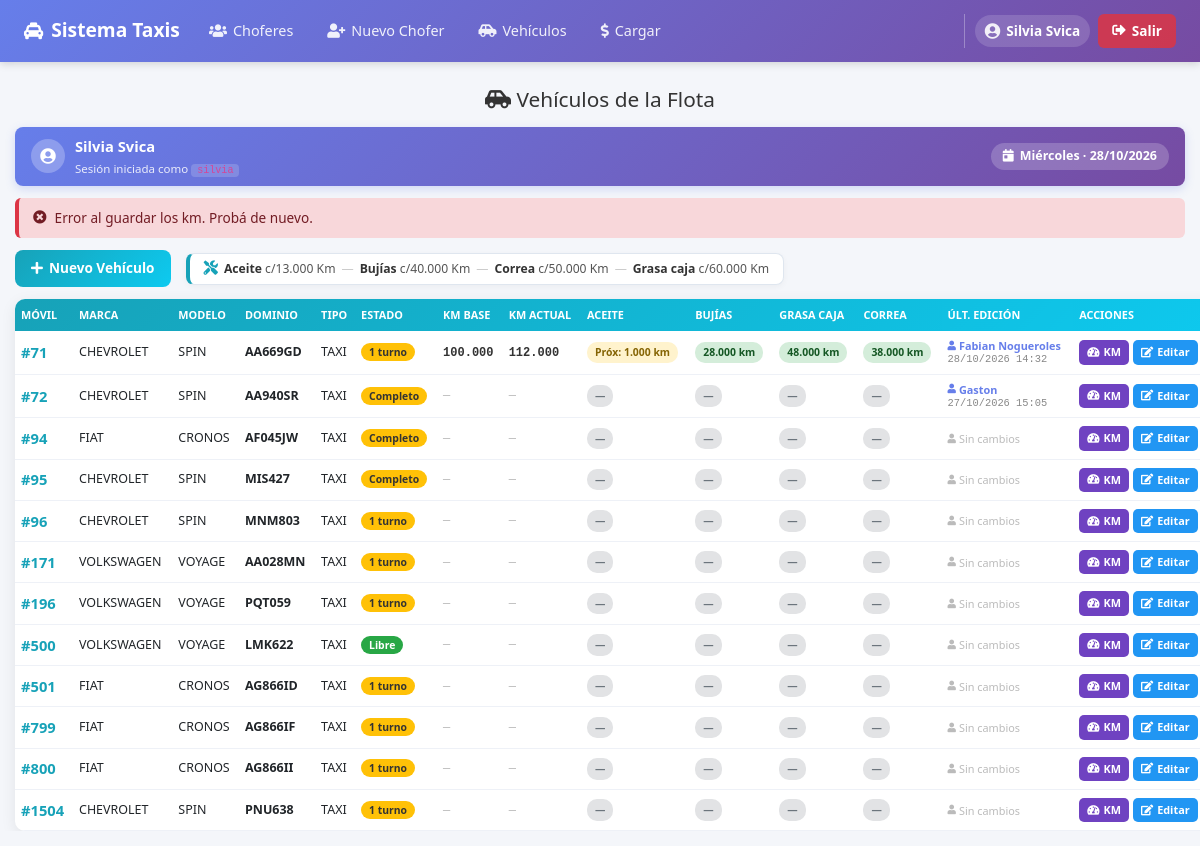
The page /php/vehiculo_lista.php?err=id (signed in) on the database its author committed.
### tables this page shows
CREATE TABLE `vehiculos` (
  `id` int(11) NOT NULL AUTO_INCREMENT,
  `movil` int(11) NOT NULL,
  `marca` varchar(20) NOT NULL,
  `modelo` varchar(20) NOT NULL,
  `dominio` varchar(10) NOT NULL,
  `tipo` varchar(10) NOT NULL DEFAULT 'TAXI',
  `activo` tinyint(1) NOT NULL DEFAULT 1,
  `km_guardados` int(11) NOT NULL DEFAULT 0,
  `km_actuales` int(11) NOT NULL DEFAULT 0,
  `km_aceite` int(11) DEFAULT NULL,
  `km_bujias` int(11) DEFAULT NULL,
  `km_correa` int(11) DEFAULT NULL,
  `km_grasa` int(11) DEFAULT NULL,
  `km_editado_por` varchar(100) DEFAULT NULL,
  `km_editado_fecha` datetime DEFAULT NULL,
  PRIMARY KEY (`id`),
  UNIQUE KEY `movil_unico` (`movil`)
);

### php/vehiculo_lista.php (the view, shortened to what this page needs)
<?php
$con = conexion();
$con->set_charset("utf8mb4");
$sql = "SELECT v.*,
            (SELECT COUNT(*) FROM asignaciones_auto a WHERE a.vehiculo_id = v.id AND a.activa = 1) AS asignados
        FROM vehiculos v
        ORDER BY v.movil ASC";
$result = $con->query($sql);
function calcMant($km_actuales, $km_guardados, $km_ultimo, $intervalo, $nombre)
{
    if ($km_actuales <= 0) {
        return [
            'class'   => 'badge-sin',
            'short'   => '—',
            'tooltip' => 'Sin km actuales registrados',
        ];
    }
    $base = ($km_ultimo !== null && (int)$km_ultimo > 0) ? (int)$km_ultimo : (int)$km_guardados;
    $proximo = $base + $intervalo;
    $diff = $km_actuales - $proximo;
    $faltantes = abs($diff);
    $class = ($faltantes <= 1000) ? 'badge-proximo' : 'badge-ok';
    $short = ($faltantes <= 1000)
        ? 'Próx: ' . number_format($faltantes, 0, ',', '.') . ' km'
        : number_format($faltantes, 0, ',', '.') . ' km';
    return [
        'class'   => $class,
        'short'   => $short,
        'tooltip' => $nombre . ' · Último: ' . number_format($base, 0, ',', '.')
            . ' km · Próximo: ' . number_format($proximo, 0, ',', '.')
            . ' km · Faltan ' . number_format($faltantes, 0, ',', '.') . ' km',
    ];
}
$usuario_nombre = $_SESSION['nombre'] ?? ($_SESSION['usuario'] ?? 'Invitado');
$usuario_login  = $_SESSION['usuario'] ?? '—';
$flash_ok = isset($_GET['ok']);
$flash_err = isset($_GET['err']);
?>
<!doctype html>
<html lang="es">
<head>
    <link rel="stylesheet" href="../css/bootstrap.min.css">
    <link rel="stylesheet" href="../css/all.min.css">
</head>
<body>
    <?php include "menu.php"; ?>
    <div class="page-wrapper">
        <h1 class="page-title"><i class="fas fa-car-side"></i> Vehículos de la Flota</h1>
        <div class="user-banner">
            <div class="user-info">
                <div class="user-icon">
                    <i class="fas fa-user-circle"></i>
                </div>
                <div class="user-text">
                    <strong><?php echo htmlspecialchars($usuario_nombre); ?></strong>
                    <small>Sesión iniciada como <code style="background:rgba(255,255,255,0.2); padding:1px 6px; border-radius:4px;"><?php echo htmlspecialchars($usuario_login); ?></code></small>
                </div>
            </div>
            <div class="fecha-hoy">
                <i class="fas fa-calendar-day"></i>
                <?php
                $dias = ['Domingo', 'Lunes', 'Martes', 'Miércoles', 'Jueves', 'Viernes', 'Sábado'];
                echo $dias[date('w')] . ' · ' . date('d/m/Y');
                ?>
            </div>
        </div>
        <?php if ($flash_ok): ?>
            <div class="alerta alerta-success">
                <i class="fas fa-check-circle"></i> Kilometraje actualizado correctamente.
            </div>
        <?php elseif ($flash_err): ?>
            <div class="alerta alerta-error">
                <i class="fas fa-times-circle"></i> Error al guardar los km. Probá de nuevo.
            </div>
        <?php endif; ?>
        <div class="barra-acciones">
            <a href="vehiculo_nuevo.php" class="btn-nuevo"><i class="fas fa-plus"></i> Nuevo Vehículo</a>
            <div class="leyenda-mant">
                <i class="fas fa-tools"></i>
                <span><strong>Aceite</strong> c/<?php echo number_format(INTERVALO_ACEITE, 0, ',', '.'); ?> Km</span>
                <span class="separador">—</span>
                <span><strong>Bujías</strong> c/<?php echo number_format(INTERVALO_BUJIAS, 0, ',', '.'); ?> Km</span>
                <span class="separador">—</span>
                <span><strong>Correa</strong> c/<?php echo number_format(INTERVALO_CORREA, 0, ',', '.'); ?> Km</span>
                <span class="separador">—</span>
                <span><strong>Grasa caja</strong> c/<?php echo number_format(INTERVALO_GRASA, 0, ',', '.'); ?> Km</span>
            </div>
        </div>
        <table>
            <thead>
                <tr>
                    <th>Móvil</th>
                    <th>Marca</th>
                    <th>Modelo</th>
                    <th>Dominio</th>
                    <th>Tipo</th>
                    <th>Estado</th>
                    <th title="Odómetro base desde donde se calcula el mantenimiento">Km Base</th>
                    <th title="Odómetro actual del vehículo">Km Actual</th>
                    <th title="Cambio cada <?php echo number_format(INTERVALO_ACEITE, 0, ',', '.'); ?> km">Aceite</th>
                    <th title="Cambio cada <?php echo number_format(INTERVALO_BUJIAS, 0, ',', '.'); ?> km">Bujías</th>
                    <th title="Cambio cada <?php echo number_format(INTERVALO_GRASA, 0, ',', '.'); ?> km">Grasa Caja</th>
                    <th title="Cambio cada <?php echo number_format(INTERVALO_CORREA, 0, ',', '.'); ?> km">Correa</th>
                    <th title="Quién actualizó los km y cuándo">Últ. Edición</th>
                    <th>Acciones</th>
                </tr>
            </thead>
            <tbody>
                <?php while ($v = $result->fetch_assoc()):
                    $kmg = (int)($v['km_guardados'] ?? 0);
                    $kma = (int)($v['km_actuales'] ?? 0);
                    $aceite = calcMant($kma, $kmg, $v['km_aceite'] ?? null, INTERVALO_ACEITE, 'Aceite');
                    $bujias = calcMant($kma, $kmg, $v['km_bujias'] ?? null, INTERVALO_BUJIAS, 'Bujías');
                    $grasa  = calcMant($kma, $kmg, $v['km_grasa']  ?? null, INTERVALO_GRASA,  'Grasa de caja');
                    $correa = calcMant($kma, $kmg, $v['km_correa'] ?? null, INTERVALO_CORREA, 'Correa');
                    $edit_por = trim($v['km_editado_por'] ?? '');
                    $edit_fecha_raw = $v['km_editado_fecha'] ?? null;
                    $tiene_edit = ($edit_por !== '' && $edit_fecha_raw !== null);
                    if ($tiene_edit) {
                        $dt = new DateTime($edit_fecha_raw);
                        $fecha_formato = $dt->format('d/m/Y H:i');
                    } else {
                        $fecha_formato = '';
                    }
                ?>
                    <tr>
                        <td><span class="movil-numero">#<?php echo htmlspecialchars($v['movil']); ?></span></td>
                        <td><?php echo htmlspecialchars($v['marca']); ?></td>
                        <td><?php echo htmlspecialchars($v['modelo']); ?></td>
                        <td><strong><?php echo htmlspecialchars($v['dominio']); ?></strong></td>
                        <td><?php echo htmlspecialchars($v['tipo']); ?></td>
                        <td>
                            <?php if (!$v['activo']): ?>
                                <span class="badge-inactivo">Inactivo</span>
                            <?php elseif ($v['asignados'] >= 2): ?>
                                <span class="badge-asignado">Completo</span>
                            <?php elseif ($v['asignados'] == 1): ?>
                                <span class="badge-asignado">1 turno</span>
                            <?php else: ?>
                                <span class="badge-libre">Libre</span>
                            <?php endif; ?>
                        </td>
                        <td><span class="km-valor <?php echo $kmg === 0 ? 'cero' : ''; ?>"><?php echo $kmg > 0 ? number_format($kmg, 0, ',', '.') : '—'; ?></span></td>
                        <td><span class="km-valor <?php echo $kma === 0 ? 'cero' : ''; ?>"><?php echo $kma > 0 ? number_format($kma, 0, ',', '.') : '—'; ?></span></td>
                        <td><span class="badge-mant <?php echo $aceite['class']; ?>" title="<?php echo htmlspecialchars($aceite['tooltip']); ?>"><?php echo $aceite['short']; ?></span></td>
                        <td><span class="badge-mant <?php echo $bujias['class']; ?>" title="<?php echo htmlspecialchars($bujias['tooltip']); ?>"><?php echo $bujias['short']; ?></span></td>
                        <td><span class="badge-mant <?php echo $grasa['class']; ?>" title="<?php echo htmlspecialchars($grasa['tooltip']); ?>"><?php echo $grasa['short']; ?></span></td>
                        <td><span class="badge-mant <?php echo $correa['class']; ?>" title="<?php echo htmlspecialchars($correa['tooltip']); ?>"><?php echo $correa['short']; ?></span></td>
                        <td>
                            <div class="ultima-edicion <?php echo !$tiene_edit ? 'sin-datos' : ''; ?>">
                                <span class="quien" title="Usuario que actualizó los km">
                                    <i class="fas fa-user" style="font-size:0.6rem;"></i>
                                    <?php echo $tiene_edit ? htmlspecialchars($edit_por) : 'Sin cambios'; ?>
                                </span>
                                <?php if ($tiene_edit): ?>
                                    <span class="cuando" title="<?php echo htmlspecialchars($edit_fecha_raw); ?>">
                                        <?php echo $fecha_formato; ?>
                                    </span>
                                <?php endif; ?>
                            </div>
                        </td>
                        <td>
                            <div class="acciones-cell">
                                <button class="btn-accion btn-km"
                                    title="Editar kilometraje"
                                    onclick="abrirModalKm(this)"
                                    data-id="<?php echo $v['id']; ?>"
                                    data-movil="<?php echo htmlspecialchars($v['movil']); ?>"
                                    data-kmg="<?php echo $kmg; ?>"
                                    data-kma="<?php echo $kma; ?>"
                                    data-aceite="<?php echo (int)($v['km_aceite'] ?? ''); ?>"
                                    data-bujias="<?php echo (int)($v['km_bujias'] ?? ''); ?>"
                                    data-correa="<?php echo (int)($v['km_correa'] ?? ''); ?>"
                                    data-grasa="<?php echo (int)($v['km_grasa'] ?? ''); ?>"
                                    data-editpor="<?php echo htmlspecialchars($edit_por); ?>"
                                    data-editfecha="<?php echo htmlspecialchars($fecha_formato); ?>">
                                    <i class="fas fa-tachometer-alt"></i> KM
                                </button>
                                <button class="btn-accion btn-editar" onclick="editarVehiculo(<?php echo $v['id']; ?>)">
                                    <i class="fas fa-edit"></i> Editar
                                </button>
                            </div>
                        </td>
                    </tr>
                <?php endwhile; ?>
            </tbody>
        </table>
    </div>
</body>
</html>

### php/vehiculo_lista.php (style rules this page uses)
body { background: #f4f6fa; font-family: 'Segoe UI', Arial, sans-serif; font-size: 13px; }
.page-wrapper { max-width: 100%; margin: 15px auto; padding: 0 15px; overflow-x: auto; }
.page-title { text-align: center; margin: 10px 0 15px; font-size: 1.3rem; color: #333; }
.user-banner { background: linear-gradient(135deg, #667eea, #764ba2); color: white; padding: 8px 16px; border-radius: 8px; margin-bottom: 12px; display: flex; align-items: center; justify-content: space-between; box-shadow: 0 3px 10px rgba(102, 126, 234, 0.25); font-size: 0.85rem; }
.user-banner .user-info { display: flex; align-items: center; gap: 10px; }
.user-banner .user-icon { width: 34px; height: 34px; border-radius: 50%; background: rgba(255, 255, 255, 0.25); display: flex; align-items: center; justify-content: center; font-size: 1rem; }
.user-banner .user-text strong { display: block; font-size: 0.92rem; margin-bottom: 1px; }
.user-banner .user-text small { opacity: 0.85; font-size: 0.72rem; }
.user-banner .fecha-hoy { background: rgba(255, 255, 255, 0.2); padding: 4px 12px; border-radius: 20px; font-size: 0.78rem; font-weight: 600; display: flex; align-items: center; gap: 6px; }
.barra-acciones { display: flex; align-items: center; gap: 15px; flex-wrap: wrap; margin-bottom: 12px; }
.btn-nuevo { background: linear-gradient(135deg, #17a2b8, #0dcaf0); color: white; padding: 8px 16px; border-radius: 8px; text-decoration: none; font-weight: 600; font-size: 0.85rem; display: inline-flex; align-items: center; gap: 6px; transition: all 0.2s; }
.leyenda-mant { background: #ffffff; border: 1px solid #dfe6ef; border-left: 4px solid #17a2b8; border-radius: 8px; padding: 6px 14px; font-size: 0.76rem; color: #555; display: inline-flex; align-items: center; gap: 6px; flex-wrap: wrap; box-shadow: 0 2px 6px rgba(0, 0, 0, 0.04); line-height: 1.5; }
.leyenda-mant i { color: #17a2b8; font-size: 0.9rem; }
.leyenda-mant strong { color: #333; font-weight: 700; }
.leyenda-mant .separador { color: #ccc; font-weight: 400; }
table { width: 100%; border-collapse: collapse; background: white; border-radius: 10px; overflow: hidden; box-shadow: 0 4px 15px rgba(0, 0, 0, 0.08); font-size: 0.78rem; min-width: 1250px; }
thead { background: linear-gradient(135deg, #17a2b8, #0dcaf0); color: white; }
th { padding: 8px 6px; text-align: left; font-weight: 600; font-size: 0.68rem; text-transform: uppercase; white-space: nowrap; }
td { padding: 8px 6px; border-bottom: 1px solid #eef1f7; vertical-align: middle; }
.movil-numero { font-weight: 700; color: #17a2b8; font-size: 0.92rem; }
.badge-asignado, .badge-libre, .badge-inactivo { padding: 2px 8px; border-radius: 10px; font-size: 0.65rem; font-weight: 700; white-space: nowrap; }
.badge-asignado { background: #ffc107; color: #333; }
.badge-libre { background: #28a745; color: white; }
.acciones-cell { display: flex; gap: 4px; flex-wrap: wrap; }
.btn-accion { padding: 4px 8px; border-radius: 5px; border: none; cursor: pointer; color: white; font-size: 0.68rem; font-weight: 600; display: inline-flex; align-items: center; gap: 4px; text-decoration: none; white-space: nowrap; }
.btn-editar { background: #2196F3; }
.btn-km { background: #6f42c1; }
.badge-mant { display: inline-block; padding: 3px 8px; border-radius: 10px; font-size: 0.65rem; font-weight: 700; white-space: nowrap; cursor: help; }
.badge-ok { background: #d4edda; color: #155724; }
.badge-proximo { background: #fff3cd; color: #856404; }
.badge-sin { background: #e2e3e5; color: #6c757d; }
.km-valor { font-family: 'Consolas', 'Courier New', monospace; font-weight: 700; font-size: 0.75rem; color: #333; white-space: nowrap; }
.km-valor.cero { color: #bbb; font-weight: 400; }
.ultima-edicion { display: flex; flex-direction: column; gap: 1px; font-size: 0.68rem; line-height: 1.2; }
.ultima-edicion .quien { color: #667eea; font-weight: 700; display: flex; align-items: center; gap: 3px; white-space: nowrap; }
.ultima-edicion .cuando { color: #888; font-family: 'Consolas', 'Courier New', monospace; font-size: 0.65rem; white-space: nowrap; }
.ultima-edicion.sin-datos .quien { color: #bbb; font-weight: 400; }
.alerta { padding: 10px 14px; border-radius: 6px; margin-bottom: 12px; font-size: 0.85rem; display: flex; align-items: center; gap: 8px; }
.alerta-error { background: #f8d7da; color: #721c24; border-left: 4px solid #dc3545; }
[title] { position: relative; }

### rows shown on the page
vehiculos: movil "71", marca "CHEVROLET", modelo "SPIN", dominio "AA669GD", tipo "TAXI", activo "1 turno", km_guardados "100.000", km_actuales "112.000", short "Próx: 1.000 km", short "28.000 km", short "48.000 km", short "38.000 km", km_editado_por "Fabian Nogueroles", km_editado_fecha "28/10/2026 14:32"
vehiculos: movil "72", marca "CHEVROLET", modelo "SPIN", dominio "AA940SR", tipo "TAXI", activo "Completo", short "—", km_editado_por "Gaston", km_editado_fecha "27/10/2026 15:05"
vehiculos: movil "94", marca "FIAT", modelo "CRONOS", dominio "AF045JW", tipo "TAXI", activo "Completo", short "—", shows "Sin cambios"
vehiculos: movil "95", marca "CHEVROLET", modelo "SPIN", dominio "MIS427", tipo "TAXI", activo "Completo", short "—", shows "Sin cambios"
vehiculos: movil "96", marca "CHEVROLET", modelo "SPIN", dominio "MNM803", tipo "TAXI", activo "1 turno", short "—", shows "Sin cambios"
vehiculos: movil "171", marca "VOLKSWAGEN", modelo "VOYAGE", dominio "AA028MN", tipo "TAXI", activo "1 turno", short "—", shows "Sin cambios"
vehiculos: movil "196", marca "VOLKSWAGEN", modelo "VOYAGE", dominio "PQT059", tipo "TAXI", activo "1 turno", short "—", shows "Sin cambios"
vehiculos: movil "500", marca "VOLKSWAGEN", modelo "VOYAGE", dominio "LMK622", tipo "TAXI", activo "Libre", short "—", shows "Sin cambios"
vehiculos: movil "501", marca "FIAT", modelo "CRONOS", dominio "AG866ID", tipo "TAXI", activo "1 turno", short "—", shows "Sin cambios"
vehiculos: movil "799", marca "FIAT", modelo "CRONOS", dominio "AG866IF", tipo "TAXI", activo "1 turno", short "—", shows "Sin cambios"
vehiculos: movil "800", marca "FIAT", modelo "CRONOS", dominio "AG866II", tipo "TAXI", activo "1 turno", short "—", shows "Sin cambios"
vehiculos: movil "1504", marca "CHEVROLET", modelo "SPIN", dominio "PNU638", tipo "TAXI", activo "1 turno", short "—", shows "Sin cambios"

### other values the page prints
$__user_nombre "Silvia Svica"
$usuario_nombre "Silvia Svica"
$usuario_login "silvia"
INTERVALO_ACEITE "13.000"
INTERVALO_BUJIAS "40.000"
INTERVALO_CORREA "50.000"
INTERVALO_GRASA "60.000"
